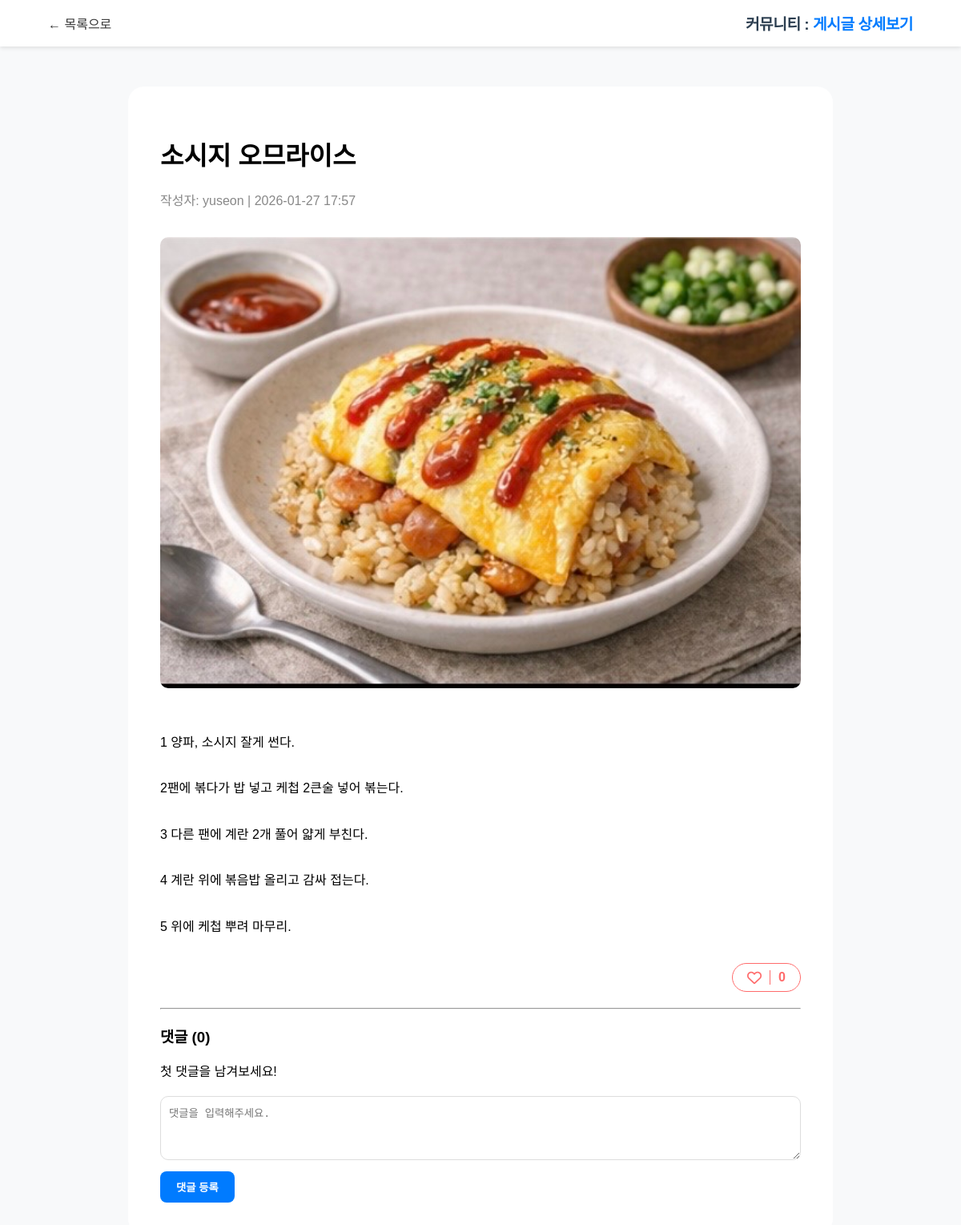
/posts/3/, run on the app's committed database.
### community/models.py (models this page shows, shortened)
class Post(models.Model):
    author = models.ForeignKey(User, on_delete=models.CASCADE)
    title = models.CharField(max_length=100) #제목
    content = models.TextField() #내용 저장될 곳
    thumbnail = models.ImageField(upload_to="community", blank=True, null=True) #이미지 저장될 곳(여기서 pip install Pillow)
    created_at = models.DateTimeField(auto_now_add=True) #글작성시간 자동 저장
    likes = models.ManyToManyField(settings.AUTH_USER_MODEL, related_name='like_posts', blank=True)
    def total_likes(self):
        return self.likes.count()

### community/views.py (the view, shortened to what this page needs)
# urls.py: re_path(r"^posts/(?P<post_id>\d+)/$", views.post_detail, name="post_detail"),#상세페이지
def post_detail(request, post_id):
    my_post = get_object_or_404(Post, id=post_id)
    my_comments = my_post.comment_set.all()
    my_context = {
        "post": my_post,
        "comments": my_comments
    }
    return render(request, "community/post_detail.html", context=my_context)

### templates/community/post_detail.html (shortened to what this page needs)
{% load static %}
<!doctype html>
<html lang="ko">
<head>
    <link rel="stylesheet" href="{% static 'css/community.css' %}">
    <link rel="stylesheet" href="https://cdnjs.cloudflare.com/ajax/libs/font-awesome/6.0.0/css/all.min.css">
</head>
<body>
    <div id="navbar">
        <a href="{% url 'community:post_list' %}" style="text-decoration:none; color:#333;">← 목록으로</a>
        <span>커뮤니티 : <b>게시글 상세보기</b></span>
    </div>
    <div id="post-detail">
        <h1>{{ post.title }}</h1>
        <div style="display: flex; justify-content: space-between; align-items: baseline; margin-bottom: 15px;">
            <p style="color:#888; margin:0;">작성자: {{ post.author.username }} | {{ post.created_at|date:"Y-m-d H:i" }}</p>
        </div>
        {% if post.thumbnail %}
            <img src="{{ post.thumbnail.url }}" class="post-image-detail">
        {% endif %}
        <div style="line-height:1.8; margin:30px 0;">
            {{ post.content|linebreaksbr }}
        </div>
        <div style="display: flex; justify-content: flex-end; margin: 20px 0;">
            <form action="{% url 'community:post_like' post.id %}" method="POST">
                <button type="submit" style="background: white; border: 1px solid #ff6b6b; color: #ff6b6b; padding: 8px 18px; border-radius: 30px; font-weight: bold; cursor: pointer; display: flex; align-items: center; gap: 10px; transition: 0.2s;">
                    {% if request.user in post.likes.all %}
                        <i class="fa-solid fa-heart" style="font-size: 18px;"></i> {% else %}
                        <i class="fa-regular fa-heart" style="font-size: 18px;"></i> {% endif %}
                    <span style="border-left: 1px solid #ff6b6b; padding-left: 10px; font-size: 16px;">{{ post.total_likes }}</span>
                </button>
            </form>
        </div>
        <hr>
        <h3>댓글 ({{ post.comment_set.count }})</h3>
        <ul style="list-style:none; padding:0;">
            {% for comment in post.comment_set.all %}
                <li style="border-bottom:1px solid #eee; padding:10px 0;">
                    <strong>{{ comment.author.username }}:</strong> {{ comment.content }}
                </li>
            {% empty %}
                <li>첫 댓글을 남겨보세요!</li>
            {% endfor %}
        </ul>
        <form method="POST" style="margin-top:20px;">
            <textarea name="comment" placeholder="댓글을 입력해주세요." style="width:100%; height:80px; border-radius:10px; padding:10px; border:1px solid #ddd; box-sizing: border-box;"></textarea>
            <button type="submit" class="btn btn-primary" style="margin-top:10px;">댓글 등록</button>
        </form>
    </div>
</body>
</html>

### static/css/community.css (style rules this page uses)
body { font-family: 'Pretendard', sans-serif; background-color: #f8f9fa; margin: 0; padding: 0; }
#navbar { background: white; padding: 15px 5%; display: flex; justify-content: space-between; align-items: center; box-shadow: 0 2px 5px rgba(0,0,0,0.1); position: sticky; top: 0; z-index: 100; }
#navbar span { font-weight: 800; font-size: 1.2rem; color: #2c3e50; letter-spacing: -0.5px; }
#navbar span b { color: #007bff; font-weight: 800; }
#post-detail { max-width: 800px; margin: 50px auto; background: white; padding: 40px; border-radius: 20px; }
.post-image-detail { width: 100%; max-height: 600px; object-fit: contain; border-radius: 10px; margin: 20px 0; }
.btn { padding: 10px 20px; border-radius: 8px; text-decoration: none; font-weight: 600; display: inline-block; }
.btn-primary { background: #007bff; color: white; border: none; }

### data on the page
Post: title "소시지 오므라이스", author.username "yuseon", created_at "2026-01-27 17:57", thumbnail (picture), content "1 양파, 소시지 잘게 썬다. 2팬에 볶다가 밥 넣고 케첩 2큰술 넣어 볶는다. 3 다른 팬에 계란 2개 풀어 얇게 부친다. 4 계란 위에 볶음밥 올리고 감싸 접는다. 5 위에 케첩 뿌려 마무리.", total_likes "0", comment_set.count "0"
